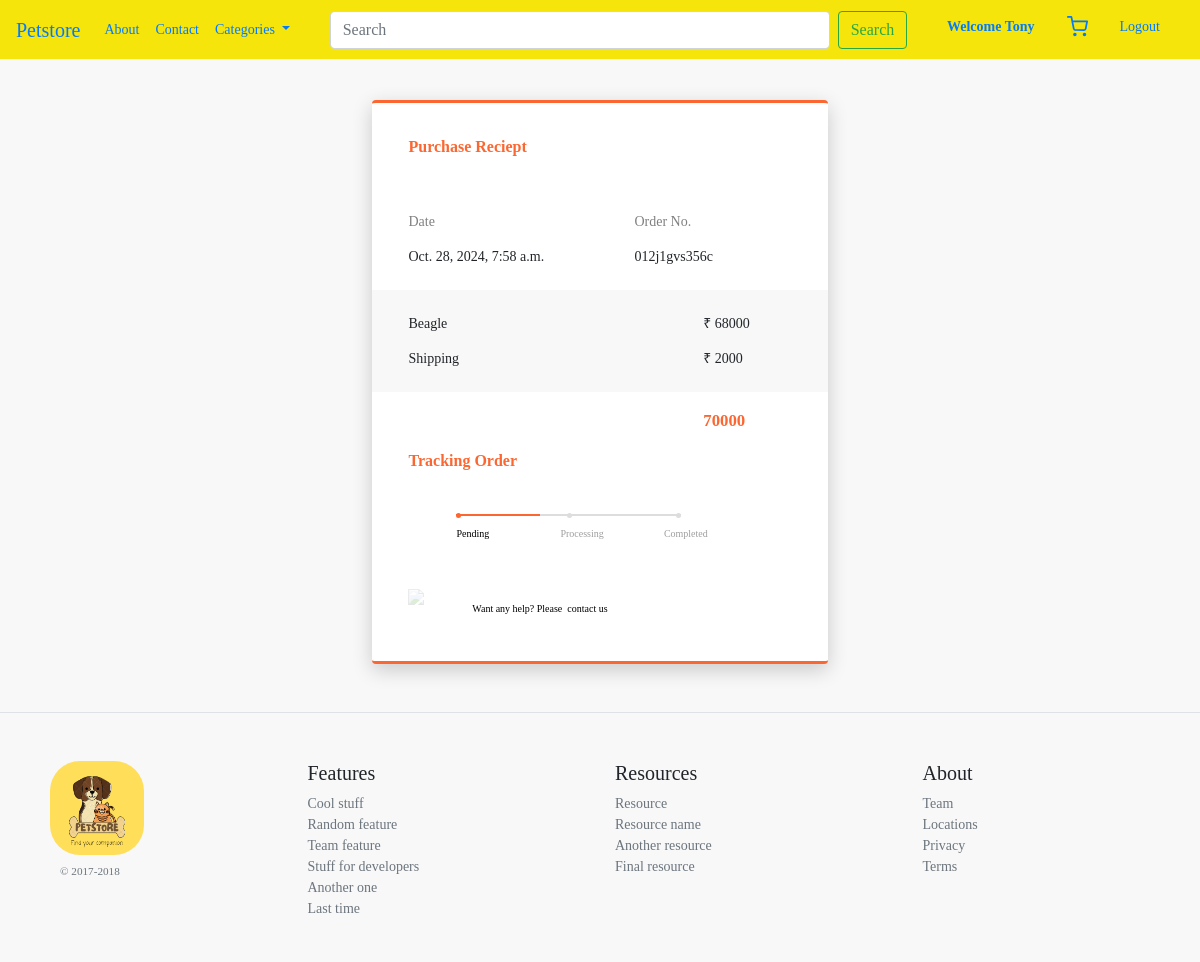
Screenshot of /order/ (signed in) with the database file from the repository.
### core/models.py (models this page shows, shortened)
class Order(models.Model):
    STATUS_CHOICES = [
        ('PENDING', 'Pending'),
        ('PROCESSING', 'Processing'),
        ('COMPLETED', 'Completed'),
        ('CANCELLED', 'Cancelled'),
    ]
    user = models.ForeignKey(User, on_delete=models.CASCADE)
    pet = models.ForeignKey(Pet, on_delete=models.CASCADE)
    quantity = models.PositiveIntegerField(default=1)
    order_at = models.DateTimeField(auto_now_add=True)
    status = models.CharField(max_length=20, choices=STATUS_CHOICES, default='PENDING')
    customer = models.ForeignKey(Customer, on_delete=models.CASCADE, default=None)

class Pet(models.Model):
    CATEGORY_CHOICES = [
        ('DOG', 'Dog'),
        ('CAT', 'Cat'),
        ('BIRD', 'Bird'),
    ]
    name = models.CharField(max_length=100)
    category = models.CharField(max_length=20, choices=CATEGORY_CHOICES)
    small_description=models.CharField(max_length=300)
    description=models.TextField()
    selling_price = models.IntegerField()
    discounted_price = models.IntegerField()
    percentage = models.IntegerField(default=0)
    price_and_quantity_total = models.IntegerField(default=0)
    pet_image =models.ImageField(upload_to='pet_images')  # As we are using image field we have to intall 'pillow'. And we have to Define MEDIA_URL in settings.py file so that all folder should save in media directory

### core/views.py (the view)
# urls.py: path('order/',views.order,name='order'),
def order(request):
    ord=Order.objects.filter(user=request.user)
    return render(request,'core/order.html',{'ord':ord})

### core/templates/core/order.html (shortened to what this page needs)
{% extends "core/base.html" %}
{% block content %}
{% for o in ord %}
<div class="order">
        <div class="card">
            <div class="title">Purchase Reciept</div>
            <div class="info">
                <div class="row">
                    <div class="col-7">
                        <span id="heading">Date</span><br>
                        <span id="details">{{o.order_at}}</span>
                    </div>
                    <div class="col-5 pull-right">
                        <span id="heading">Order No.</span><br>
                        <span id="details">012j1gvs356c</span>
                    </div>
                </div>
            </div>
            <div class="pricing">
                <div class="row">
                    <div class="col-9">
                        <span id="name">{{o.pet.name}}</span>
                    </div>
                    <div class="col-3">
                        <span id="price">₹ {{o.pet.discounted_price}}</span>
                    </div>
                </div>
                <div class="row">
                    <div class="col-9">
                        <span id="name">Shipping</span>
                    </div>
                    <div class="col-3">
                        <span id="price">₹ 2000</span>
                    </div>
                </div>
            </div>
            <div class="total">
                <div class="row">
                    <div class="col-9"></div>
                    <div class="col-3"><big>{{o.pet.discounted_price|add:2000}}</big></div>
                </div>
            </div>
            <div class="tracking">
                <div class="title">Tracking Order</div>
            </div>
            {% if o.status == 'PENDING' %}
            <div class="progress-track ml-5">
                <ul id="progressbar">
                    <li class="step0 active " id="step1">Pending</li>
                    <li class="step0  text-center" id="step2">Processing</li>
                    <li class="step0  text-right" id="step3">Completed</li>
                </ul>
            </div>
            {% endif %}
        {% endfor %}
            <div class="footer">
                <div class="row">
                    <div class="col-2"><img class="img-fluid" src="https://i.imgur.com/YBWc55P.png"></div>
                    <div class="col-10">Want any help? Please &nbsp;<a> contact us</a></div>
                </div>
            </div>
        </div>
</div>
{% endblock content %}

### core/templates/core/navbar.html (shortened to what this page needs)
    <nav class="navbar navbar-expand-lg fixed-top" style = "background-color: rgb(245, 229, 10);"  >
        <a class="navbar-brand" href="/">Petstore</a>
        <div class="collapse navbar-collapse" id="navbarSupportedContent">
          <ul class="navbar-nav mr-auto">
            <li class="nav-item active">
              <a class="nav-link" href="{% url "about" %}">About<span class="sr-only">(current)</span></a>
            </li>
            <li class="nav-item">
              <a class="nav-link" href="{% url "contact" %}">Contact</a>
            </li>
            <li class="nav-item dropdown">
              <a class="nav-link dropdown-toggle" href="/" role="button" data-toggle="dropdown" aria-expanded="false">
                Categories
              </a>
            </li>
          </ul>
          <form class="form-inline  my-lg-0 mr-auto">
            <input class="form-control custom-search-bar mr-2 " type="search" placeholder="Search" aria-label="Search" style="width:500px" >
            <button class="btn btn-outline-success my-2 my-sm-0" type="submit">Search</button>
          </form>
          <ul class="navbar-nav">
            {% if request.user.is_authenticated %}
            <li class="nav-item active">
              <a class="nav-link mr-3" href="{% url "profile" %}"><b>Welcome {{user.first_name}}</b></a>
            </li>
             <li class="nav-item">
                    <a class="nav-link mr-3" href="{% url "viewcart" %}">
                    </a>
                </li>
            </li><li class="nav-item">
              <a class="nav-link mr-3" href="{% url "logout" %}">Logout</a>
            </li>
            {% endif %}
          </ul>
        </div>
      </nav>

### core/static/core/css/core.css (style rules this page uses)
body { background-color: rgb(225, 226, 143); }
.custom-search-bar { width: 300px; }

### core/templates/core/order.html (style rules this page uses)
body { background: #ddd3; vertical-align: bottom; font-family: Muli; font-size: 14px; }
.card { margin: auto; width: 38%; max-width:600px; padding: 4vh 0; box-shadow: 0 6px 20px 0 rgba(0, 0, 0, 0.19); border-top: 3px solid rgb(252, 103, 49); border-bottom: 3px solid rgb(252, 103, 49); border-left: none; border-right: none; }
.title { color: rgb(252, 103, 49); font-weight: 600; margin-bottom: 2vh; padding: 0 8%; font-size: initial; }
#details { font-weight: 400; }
.info { padding: 5% 8%; }
.info .col-5 { padding: 0; }
#heading { color: grey; line-height: 6vh; }
.pricing { background-color: #ddd3; padding: 2vh 8%; font-weight: 400; line-height: 2.5; }
.pricing .col-3 { padding: 0; }
.total { padding: 2vh 8%; color: rgb(252, 103, 49); font-weight: bold; }
.total .col-3 { padding: 0; }
.footer { padding: 0 8%; font-size: x-small; color: black; }
.footer img { height: 5vh; opacity: 0.2; }
.footer a { color: rgb(252, 103, 49); }
.footer .col-10, .col-2 { display: flex; padding: 3vh 0 0; align-items: center; }
.footer .row { margin: 0; }
#progressbar { margin-bottom: 3vh; overflow: hidden; color: rgb(252, 103, 49); padding-left: 0px; margin-top: 3vh }
#progressbar li { list-style-type: none; font-size: x-small; width: 25%; float: left; position: relative; font-weight: 400; color: rgb(160, 159, 159); }
#progressbar #step1:before { content: ""; color: rgb(252, 103, 49); width: 5px; height: 5px; margin-left: 0px !important; }
#progressbar #step2:before { content: ""; color: #fff; width: 5px; height: 5px; margin-left: 32%; }
#progressbar #step3:before { content: ""; color: #fff; width: 5px; height: 5px; margin-right: 32% ; }
#progressbar li:before { line-height: 29px; display: block; font-size: 12px; background: #ddd; border-radius: 50%; margin: auto; z-index: -1; margin-bottom: 1vh; }
#progressbar li:after { content: ''; height: 2px; background: #ddd; position: absolute; left: 0%; right: 0%; margin-bottom: 2vh; top: 1px; z-index: 1; }
.progress-track { padding: 0 8%; }
#progressbar li:nth-child(2):after { margin-right: auto; }
#progressbar li:nth-child(1):after { margin: auto; }
#progressbar li:nth-child(3):after { float: left; width: 68%; }
#progressbar li.active { color: black; }
#progressbar li.active:before, #progressbar li.active:after { background: rgb(252, 103, 49); }
.order { margin-top:100px; }

### rows the page displays
Order: order_at "Oct. 28, 2024, 7:58 a.m.", pet.name "Beagle", pet.discounted_price "68000", pet.discounted_price|add "70000", status "Pending"

### other values shown
{{ user.first_name }} "Tony"
